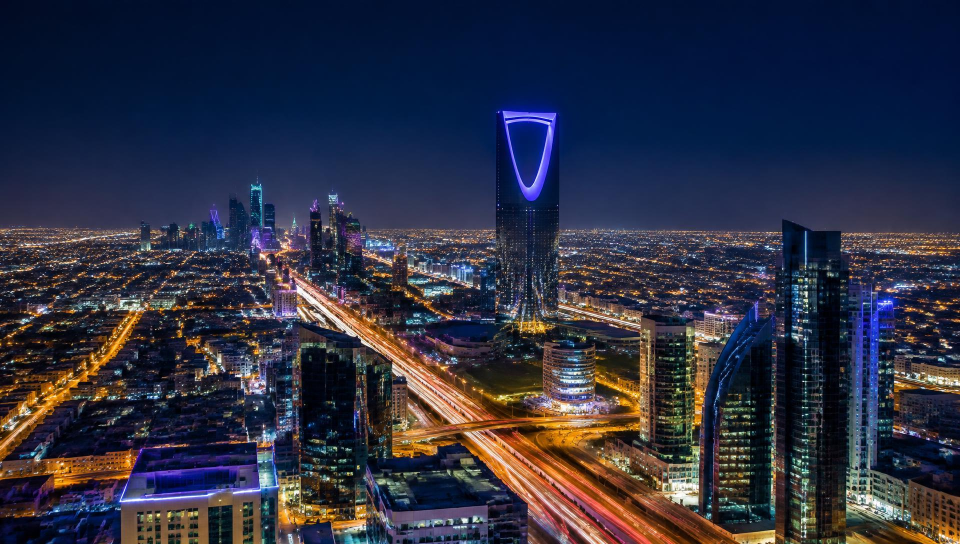
#> input picture assets/img/p01_1_X5.jpg, 1920 x 1088 px, found by its file name (shown at 1/2 size)
$ python prep_assets.py
#> lines starting #> are read from the running program, lines starting #| are printed output that depends on the picture
#!/usr/bin/env python3
"""
Prepare site imagery for the NAJMARA website from the company-profile PDF extract.

Source images live in assets/img/ (extracted from the attached company profile PDF).
This script crops/resizes them to the exact frames the site uses and normalises the
client logos (trim + luminance lift) so they read on the obsidian dark background.

Run:  python3 scripts/prep_assets.py
"""
import os
from PIL import Image, ImageOps, ImageStat

SRC = "assets/img"
OUT = "assets"

# (source, destination, size, quality)
PHOTOS = [
    # hero canvas clip frames (16:9)
    ("p01_1_X5.jpg",   "hero-1.jpg", (1600, 900), 72),
    ("p04_2_X56.jpg",  "hero-2.jpg", (1600, 900), 72),
    ("p09_1_X119.jpg", "hero-3.jpg", (1600, 900), 72),
    ("p10_1_X126.jpg", "hero-4.jpg", (1600, 900), 72),
    # four pillars
    ("p04_3_X57.jpg",  "pillar-data-centre.jpg",   (1000, 700), 78),
    ("p09_2_X120.jpg", "pillar-maintenance.jpg",   (1000, 700), 78),
    ("p10_3_X134.jpg", "pillar-contracting.jpg",   (1000, 700), 78),
    ("p13_4_X179.jpg", "pillar-supply.jpg",        (1000, 700), 78),
    # services sections
    ("p09_3_X121.jpg", "svc-data-centre.jpg",  (1100, 750), 78),
    ("p04_4_X58.jpg",  "svc-fibre.jpg",        (1100, 750), 78),
    ("p09_4_X122.jpg", "svc-hard.jpg",         (1100, 750), 78),
    ("p08_1_X107.jpg", "svc-soft.jpg",         (1100, 750), 78),
    ("p07_3_X94.jpg",  "svc-hospitality.jpg",  (1100, 750), 78),
    ("p11_3_X147.jpg", "svc-contracting.jpg",  (1100, 750), 78),
    ("p13_2_X176.jpg", "svc-supply.jpg",       (1100, 750), 78),
    # about
    ("p07_1_X86.jpg",  "about-facilities.jpg", (1300, 850), 78),
    ("p11_2_X146.jpg", "about-method.jpg",     (1300, 850), 78),
    # field operations gallery
    ("p11_4_X148.jpg", "field-1.jpg", (900, 650), 78),
    ("p10_5_X136.jpg", "field-2.jpg", (900, 650), 78),
    ("p11_6_X150.jpg", "field-3.jpg", (900, 650), 78),
    ("p10_2_X133.jpg", "field-4.jpg", (900, 650), 78),
    ("p05_3_X71.jpg",  "field-5.jpg", (900, 650), 78),
    ("p06_3_X82.jpg",  "field-6.jpg", (900, 650), 78),
]

# (source, destination) client logos, alpha preserved
LOGOS = [
    ("p14_1_X190.png", "logo-kafd.png"),
    ("p14_2_X192.png", "logo-almarai.png"),
    ("p14_3_X194.png", "logo-habib.png"),
    ("p14_4_X196.png", "logo-mandarin.png"),
    ("p14_5_X198.png", "logo-alayuni.png"),
    ("p14_6_X200.png", "logo-lt.png"),
    ("p14_8_X204.png", "logo-huawei.png"),
]

BRAND = ("p01_0_X12.png", "logo-najmara.png")


def photos():
    for src, dst, size, quality in PHOTOS:
        path = os.path.join(SRC, src)
        if not os.path.exists(path):
            print("missing", path)
            continue
        im = Image.open(path).convert("RGB")
#> im is the input picture: PIL image 1920x1088 RGB; mean R, G, B 45.4, 47.6, 65.6
        im = ImageOps.fit(im, size, method=Image.LANCZOS, centering=(0.5, 0.45))
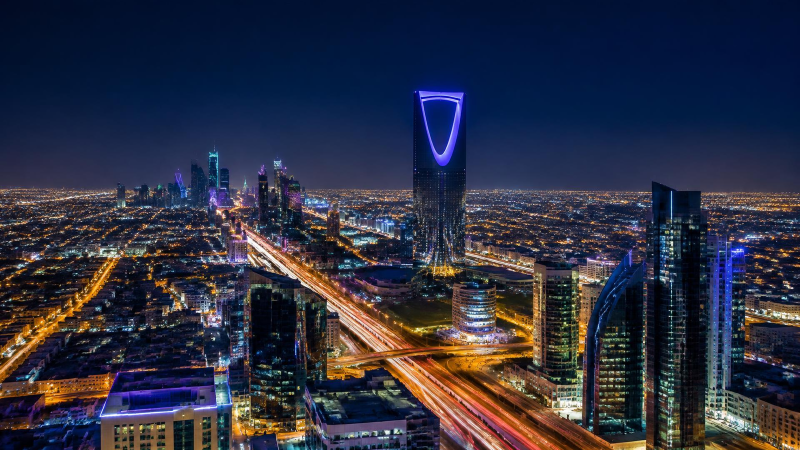
#> im: PIL image 1600x900 RGB (shown at 1/2 size); mean R, G, B 45.4, 47.6, 65.6
        im.save(os.path.join(OUT, dst), "JPEG", quality=quality, optimize=True, progressive=True)
        print("wrote", dst, size, os.path.getsize(os.path.join(OUT, dst)) // 1024, "KB")
#> pass 2 of the loop in photos, `for src, dst, size, quality in PHOTOS:`:
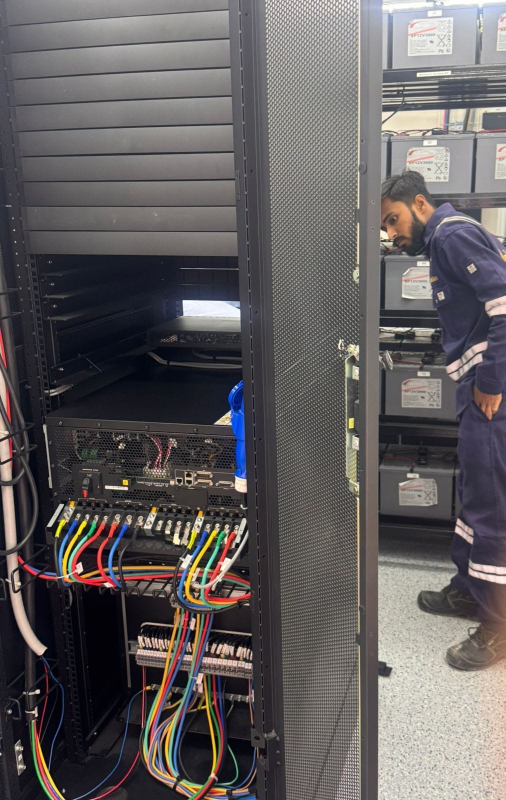
#> input picture assets/img/p04_2_X56.jpg, 1011 x 1600 px, found by its file name (shown at 1/2 size)
#> in photos, im is the input picture: PIL image 1011x1600 RGB; mean R, G, B 97.9, 93.8, 94.6
#> in photos, `im = ImageOps.fit(im, size, method=Image.LANCZOS, centering=(0.5, 0.45))`:
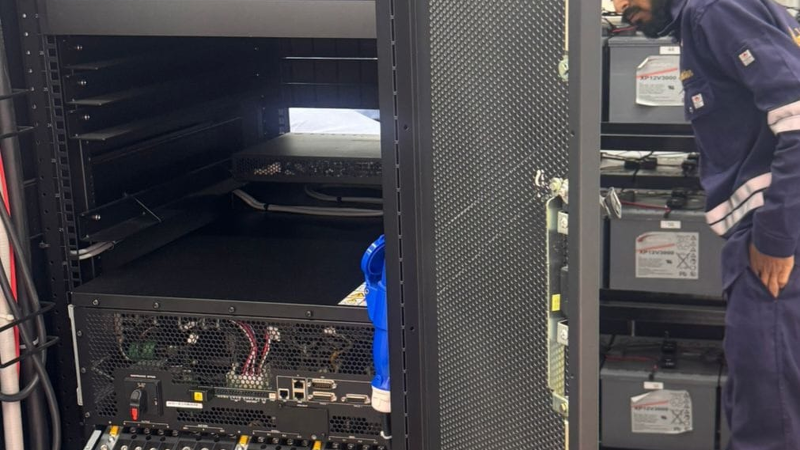
#> im: PIL image 1600x900 RGB (shown at 1/2 size); mean R, G, B 71.6, 69.6, 74.1
#> pass 3 of the loop in photos, `for src, dst, size, quality in PHOTOS:`:
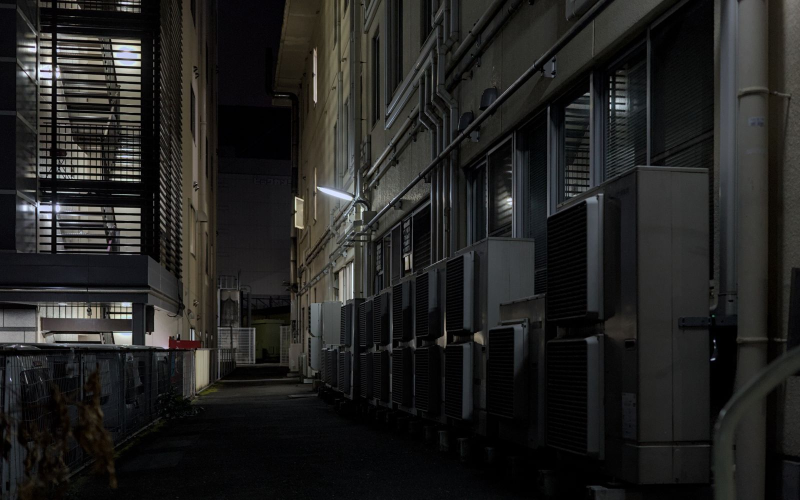
#> input picture assets/img/p09_1_X119.jpg, 1600 x 1000 px, found by its file name (shown at 1/2 size)
#> in photos, im is the input picture: PIL image 1600x1000 RGB; mean R, G, B 34.3, 34.1, 32.7
#> in photos, `im = ImageOps.fit(im, size, method=Image.LANCZOS, centering=(0.5, 0.45))`:
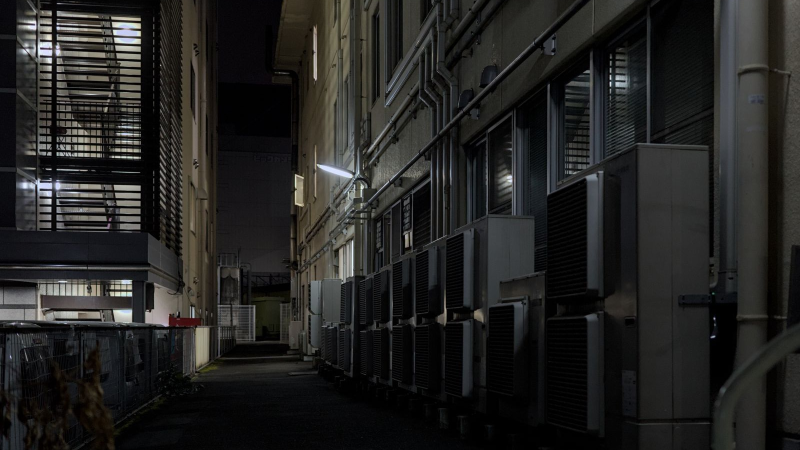
#> im: PIL image 1600x900 RGB (shown at 1/2 size); mean R, G, B 35.7, 35.5, 34.1
#> the loop made 23 passes; the first 3 are shown


def trim_alpha(im, pad=4):
    bbox = im.split()[3].getbbox()
    if not bbox:
        return im
    left, top, right, bottom = bbox
    left = max(0, left - pad)
    top = max(0, top - pad)
    right = min(im.width, right + pad)
    bottom = min(im.height, bottom + pad)
    return im.crop((left, top, right, bottom))


def logos():
    for src, dst in LOGOS:
        path = os.path.join(SRC, src)
        if not os.path.exists(path):
            print("missing", path)
            continue
        im = Image.open(path).convert("RGBA")
        im = trim_alpha(im)

        # lift dark artwork so it reads on #121312
        r, g, b, a = im.split()
        visible = a.point(lambda v: 255 if v > 128 else 0)
        if sum(visible.getdata()) > 0:
            lum = Image.merge("RGB", (r, g, b)).convert("L")
            hist = lum.histogram()
            total = sum(hist[1:])
            mean = sum(i * hist[i] for i in range(256)) / total if total else 128
            target = 132.0
            if mean < target:
                gain = min(target / max(mean, 1), 2.6)
                scale = lambda v: min(255, int(v * gain))
                r, g, b = r.point(scale), g.point(scale), b.point(scale)
                im = Image.merge("RGBA", (r, g, b, a))

        if im.width > 560:
            h = round(im.height * 560 / im.width)
            im = im.resize((560, h), Image.LANCZOS)
        im.save(os.path.join(OUT, dst), "PNG", optimize=True)
        print("wrote", dst, im.size, os.path.getsize(os.path.join(OUT, dst)) // 1024, "KB")
#> pass 2 of the loop in logos, `for src, dst in LOGOS:`:
#> pass 3 of the loop in logos, `for src, dst in LOGOS:`:
#> the loop made 7 passes; the first 3 are shown


def brand():
    src, dst = BRAND
    path = os.path.join(SRC, src)
    if not os.path.exists(path):
        return
    im = Image.open(path).convert("RGBA")
    im = trim_alpha(im, pad=0)
    im.save(os.path.join(OUT, dst), "PNG", optimize=True)
    # square-ish favicon canvas with the wordmark centred
    fav = Image.new("RGBA", (180, 180), (18, 19, 18, 255))
    mark = im.copy()
    mark.thumbnail((150, 110), Image.LANCZOS)
    fav.paste(mark, ((180 - mark.width) // 2, (180 - mark.height) // 2), mark)
    fav.save(os.path.join(OUT, "favicon.png"), "PNG", optimize=True)
    print("wrote", dst, "and favicon.png")


if __name__ == "__main__":
    photos()
    logos()
    brand()
